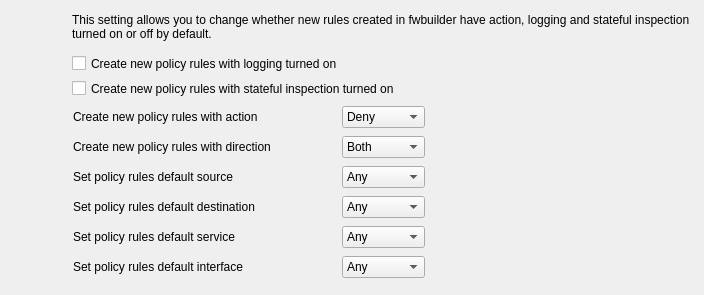
         <widget class="QWidget" name="tab">
          <attribute name="title">
           <string>Policy Rules</string>
          </attribute>
          <widget class="QLabel" name="label_16">
           <property name="geometry">
            <rect>
             <x>4</x>
             <y>7</y>
             <width>64</width>
             <height>64</height>
            </rect>
           </property>
           <property name="minimumSize">
            <size>
             <width>64</width>
             <height>64</height>
            </size>
           </property>
           <property name="maximumSize">
            <size>
             <width>64</width>
             <height>64</height>
            </size>
           </property>
           <property name="text">
            <string/>
           </property>
           <property name="pixmap">
            <pixmap resource="MainRes.qrc">:/Icons/Policy/icon-big</pixmap>
           </property>
          </widget>
          <widget class="QLabel" name="label_19">
           <property name="geometry">
            <rect>
             <x>72</x>
             <y>4</y>
             <width>623</width>
             <height>45</height>
            </rect>
           </property>
           <property name="sizePolicy">
            <sizepolicy hsizetype="Expanding" vsizetype="Preferred">
             <horstretch>0</horstretch>
             <verstretch>0</verstretch>
            </sizepolicy>
           </property>
           <property name="text">
            <string>This setting allows you to change whether new rules created in fwbuilder have action, logging and stateful inspection turned on or off by default.</string>
           </property>
           <property name="wordWrap">
            <bool>true</bool>
           </property>
          </widget>
          <widget class="QCheckBox" name="rulesLoggingOn">
           <property name="geometry">
            <rect>
             <x>72</x>
             <y>53</y>
             <width>290</width>
             <height>21</height>
            </rect>
           </property>
           <property name="sizePolicy">
            <sizepolicy hsizetype="Expanding" vsizetype="Fixed">
             <horstretch>0</horstretch>
             <verstretch>0</verstretch>
            </sizepolicy>
           </property>
           <property name="text">
            <string>Create new policy rules with logging turned on</string>
           </property>
          </widget>
          <widget class="QCheckBox" name="rulesDefaultStateful">
           <property name="geometry">
            <rect>
             <x>72</x>
             <y>78</y>
             <width>354</width>
             <height>21</height>
            </rect>
           </property>
           <property name="sizePolicy">
            <sizepolicy hsizetype="Expanding" vsizetype="Fixed">
             <horstretch>0</horstretch>
             <verstretch>0</verstretch>
            </sizepolicy>
           </property>
           <property name="text">
            <string>Create new policy rules with stateful inspection turned on</string>
           </property>
          </widget>
          <widget class="QWidget" name="layoutWidget">
           <property name="geometry">
            <rect>
             <x>73</x>
             <y>104</y>
             <width>352</width>
             <height>182</height>
            </rect>
           </property>
           <layout class="QGridLayout" name="prefs_gridLayout_16" columnstretch="1,0">
            <item row="0" column="0">
             <widget class="QLabel" name="label_20">
              <property name="text">
               <string>Create new policy rules with action </string>
              </property>
             </widget>
            </item>
            <item row="0" column="1">
             <widget class="QComboBox" name="rulesDefaultAction">
              <item>
               <property name="text">
                <string>Deny</string>
               </property>
              </item>
              <item>
               <property name="text">
                <string>Accept</string>
               </property>
              </item>
             </widget>
            </item>
            <item row="1" column="0">
             <widget class="QLabel" name="label_21">
              <property name="text">
               <string>Create new policy rules with direction</string>
              </property>
             </widget>
            </item>
            <item row="1" column="1">
             <widget class="QComboBox" name="rulesDefaultDirection">
              <item>
               <property name="text">
                <string>Both</string>
               </property>
              </item>
              <item>
               <property name="text">
                <string>Inbound</string>
               </property>
              </item>
              <item>
               <property name="text">
                <string>Outbound</string>
               </property>
              </item>
             </widget>
            </item>
            <item row="2" column="0">
             <widget class="QLabel" name="label_23">
              <property name="text">
               <string>Set policy rules default source </string>
              </property>
             </widget>
            </item>
            <item row="2" column="1">
             <widget class="QComboBox" name="rulesDefaultSource">
              <item>
               <property name="text">
                <string>Any</string>
               </property>
              </item>
              <item>
               <property name="text">
                <string>Dummy</string>
               </property>
              </item>
             </widget>
            </item>
            <item row="3" column="0">
             <widget class="QLabel" name="label_24">
              <property name="text">
               <string>Set policy rules default destination </string>
              </property>
             </widget>
            </item>
            <item row="3" column="1">
             <widget class="QComboBox" name="rulesDefaultDestination">
              <item>
               <property name="text">
                <string>Any</string>
               </property>
              </item>
              <item>
               <property name="text">
                <string>Dummy</string>
               </property>
              </item>
             </widget>
            </item>
            <item row="4" column="0">
             <widget class="QLabel" name="label_25">
              <property name="text">
               <string>Set policy rules default service </string>
              </property>
             </widget>
            </item>
            <item row="4" column="1">
             <widget class="QComboBox" name="rulesDefaultService">
              <item>
               <property name="text">
                <string>Any</string>
               </property>
              </item>
              <item>
               <property name="text">
                <string>Dummy</string>
               </property>
              </item>
             </widget>
            </item>
            <item row="5" column="0">
             <widget class="QLabel" name="label_26">
              <property name="text">
               <string>Set policy rules default interface </string>
              </property>
             </widget>
            </item>
            <item row="5" column="1">
             <widget class="QComboBox" name="rulesDefaultInterface">
              <item>
               <property name="text">
                <string>Any</string>
               </property>
              </item>
              <item>
               <property name="text">
                <string>Dummy</string>
               </property>
              </item>
             </widget>
            </item>
           </layout>
          </widget>
         </widget>
